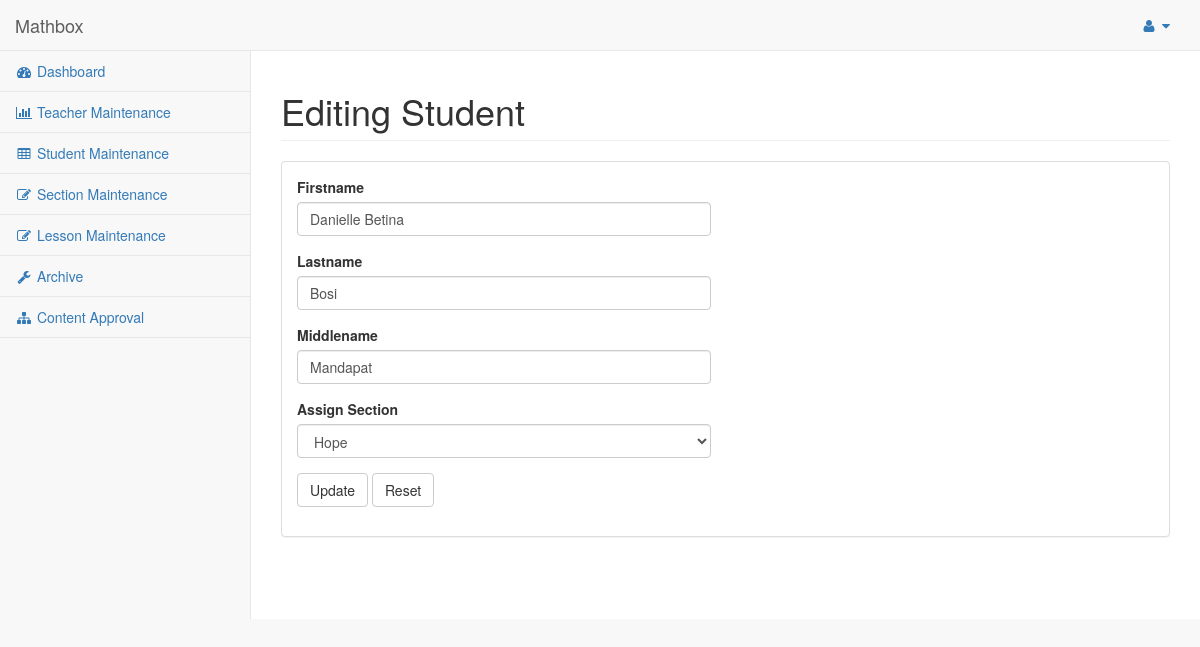
Screenshot of /admin/editstudent.php?StudentID=15041605 with the database file from the repository.
### tables this page shows
CREATE TABLE `student_login` (
  `StudentID` int(10) NOT NULL AUTO_INCREMENT,
  `Username` varchar(20) NOT NULL DEFAULT '',
  `Password` varchar(20) DEFAULT NULL,
  `Firstname` varchar(20) DEFAULT NULL,
  `Middlename` varchar(20) DEFAULT NULL,
  `Lastname` varchar(20) DEFAULT NULL,
  `Section` varchar(20) DEFAULT NULL,
  `EmailAddress` varchar(20) DEFAULT NULL,
  `ContactNumber` int(11) DEFAULT NULL,
  `Birthdate` datetime DEFAULT NULL,
  `Images` varchar(100) DEFAULT NULL,
  `Confirm` int(2) DEFAULT NULL,
  `Prof` varchar(50) DEFAULT NULL,
  `Status` varchar(255) DEFAULT NULL,
  `Active` varchar(10) DEFAULT NULL,
  PRIMARY KEY (`StudentID`,`Username`)
);

### admin/editstudent.php (the view, shortened to what this page needs)
<?php
$studid = $_GET['StudentID'];
$o = "SELECT StudentID,Firstname,Lastname,Middlename,Section  from student_login where StudentID = $studid ";
$result = mysql_query($o);
    while($o = mysql_fetch_array($result)){
                $fname = $o['Firstname'];
                $lname = $o['Lastname'];
                $mname = $o['Middlename'];
            }
?>
<html lang="en">
<head>
    <link href="./bower_components/bootstrap/dist/css/bootstrap.min.css" rel="stylesheet">
    <link href="./bower_components/metisMenu/dist/metisMenu.min.css" rel="stylesheet">
    <link href="./dist/css/timeline.css" rel="stylesheet">
    <link href="./dist/css/sb-admin-2.css" rel="stylesheet">
    <link href="./bower_components/morrisjs/morris.css" rel="stylesheet">
    <link href="./bower_components/font-awesome/css/font-awesome.min.css" rel="stylesheet" type="text/css">
</head>
<body>
    <div id="wrapper">
        <nav class="navbar navbar-default navbar-static-top" role="navigation" style="margin-bottom: 0">
            <div class="navbar-header">
                <a class="navbar-brand" href="index.php">Mathbox</a>
            </div>
            <ul class="nav navbar-top-links navbar-right">
                <li class="dropdown">
                    <a class="dropdown-toggle" data-toggle="dropdown" href="#">
                        <i class="fa fa-user fa-fw"></i>  <i class="fa fa-caret-down"></i>
                    </a>
                </li>
            </ul>
            <div class="navbar-default sidebar" role="navigation">
                <div class="sidebar-nav navbar-collapse">
                    <ul class="nav" id="side-menu">
                        <li>
                            <a href="dashboard.php"><i class="fa fa-dashboard fa-fw"></i> Dashboard</a>
                        </li>
                        <li>
                            <a href="teachermaintenance.php"><i class="fa fa-bar-chart-o fa-fw"></i> Teacher Maintenance</a>
                        </li>
                        <li>
                            <a href="studentmaintenance.php"><i class="fa fa-table fa-fw"></i> Student Maintenance</a>
                        </li>
                        <li>
                            <a href="sectionmaintenance.php"><i class="fa fa-edit fa-fw"></i> Section Maintenance</a>
                        </li>
                        <li>
                            <a href="lessonmaintenance.php"><i class="fa fa-edit fa-fw"></i> Lesson Maintenance</a>
                        </li>
                        <li>
                            <a href="archive.php"><i class="fa fa-wrench fa-fw"></i> Archive</a>
                        </li>
                        <li>
                            <a href="contentapproval.php"><i class="fa fa-sitemap fa-fw"></i> Content Approval</a>
                        </li>
                    </ul>
                </div>
            </div>
        </nav>
                <div id="page-wrapper">
            <div class="row">
                <div class="col-lg-12">
                    <h1 class="page-header">Editing Student</h1>
                </div>
            </div>
            <div class="row">
                <div class="col-lg-12">
                    <div class="panel panel-default">
                        <div class="panel-body">
                            <div class="row">
                                <div class="col-lg-6">
                                    <form method="POST" action="editstudentexe.php">
                                        <div class="form-group">
                                            <label>Firstname</label>
                                            <input name="firstname" class="form-control" value="<?php echo $fname ?>">
                                        </div>
                                        <div class="form-group">
                                            <label>Lastname</label>
                                            <input name="lastname" class="form-control" value="<?php echo $lname ?>">
                                        </div>
                                        <div class="form-group">
                                            <label>Middlename</label>
                                            <input name="middlename" class="form-control" value="<?php echo $mname ?>">
                                        </div>
                                        <div class="form-group">
                                            <label>Assign Section</label>
                                            <select class="form-control" name="section">
                                                <?php
                                                    $qry = "SELECT Section from tblsection";
                                                    $rsl = mysql_query($qry);
                                                    while($qry = mysql_fetch_array($rsl)){
                                                        $Section = $qry['Section'];
                                                        ?>
                                                <option>
                                                    <?php echo $Section; ?>
                                                </option>
                                                        <?php
                                                    }
                                                ?>
                                            </select>
                                        </div>
                                        <button type="submit" name="submit" class="btn btn-default">Update</button>
                                        <button type="reset" class="btn btn-default">Reset</button>
                                    </form>
                                </div>
                            </div>
                    </div>
                </div>
            </div>
        </div>
    </div>
    </div>
</body>
</html>

### rows the page displays
student_login: firstname "Danielle Betina", lastname "Bosi", middlename "Mandapat"

### other values shown
form field section "Hope"
